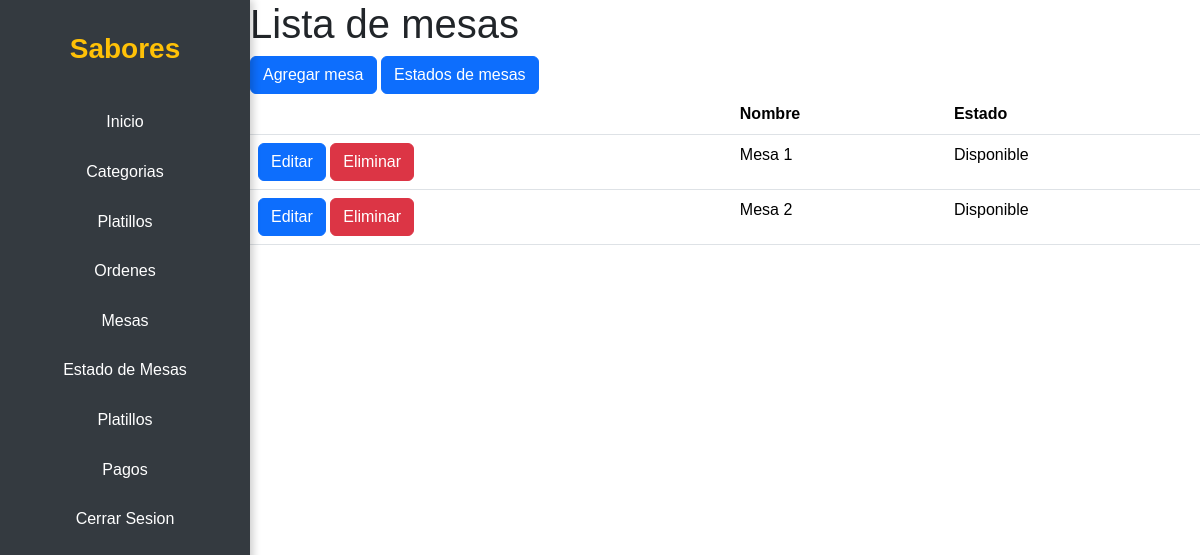
Screenshot of /ordenes/mesas/ (signed in) with the database file from the repository.
### apps/ordenes/models.py (models this page shows, shortened)
class Mesa(models.Model):
    nombre = models.CharField(max_length=100, null=False)
    capacidad = models.IntegerField(null=False)
    estado = models.ForeignKey(MesaEstado, on_delete=models.CASCADE, related_name='mesas_estado')

class MesaEstado(models.Model):
    nombre = models.CharField(max_length=50)

### apps/ordenes/views.py (the view)
# urls.py: path('mesas/', views.MesaListView.as_view(), name='mesas_list'),
class MesaListView(LoginRequiredMixin, ListView):
    model = Mesa
    template_name = 'mesas/mesas_list.html'
    context_object_name = 'mesas'

### templates/mesas/mesas_list.html
{% extends 'main/base.html' %}
{% block content %}
<h1>Lista de mesas</h1>
<a class="btn btn-primary" href="{% url 'ordenes:mesas_create' %}">Agregar mesa</a>
<a class="btn btn-primary" href="{% url 'ordenes:mesas_estado_list' %}">Estados de mesas</a>
<table class="table">
    <thead>
        <tr>
            <th></th>
            <th>Nombre</th>
            <th>Estado</th>
        </tr>
    </thead>
    <tbody>
        {% for mesa in mesas %}
        <tr>
            <td>
                <a class="btn btn-primary" href="{% url 'ordenes:mesas_update' mesa.pk %}">Editar</a>
                <a class="btn btn-danger" href="{% url 'ordenes:mesas_delete' mesa.pk %}">Eliminar</a>
            </td>
            <td>{{ mesa.nombre }}</td>
            <td>{{ mesa.estado.nombre }}</td>
        </tr>
        {% endfor %}
    </tbody>
</table>
{% endblock %}

### templates/main/base.html (style rules this page uses)
body { font-family: 'Arial', sans-serif; margin-left: 250px; }

### rows the page displays
Mesa: nombre "Mesa 1", estado.nombre "Disponible"
Mesa: nombre "Mesa 2", estado.nombre "Disponible"
